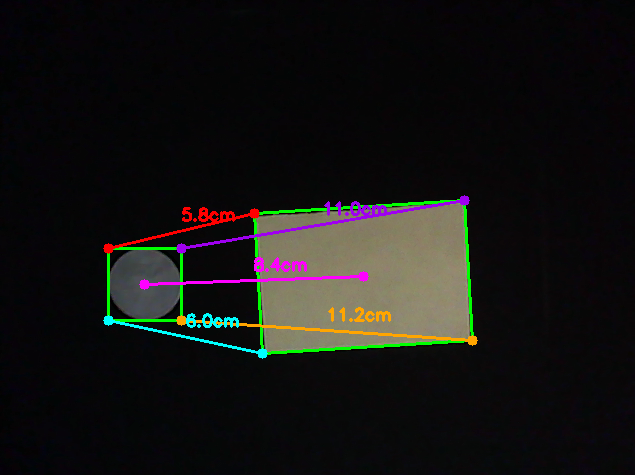
#> input picture git1.png, 635 x 475 px, given in place of the camera
$ python real_origin.py   (older library calls are emulated)
#> lines starting #> are read from the running program, lines starting #| are printed output that depends on the picture; after the words box and inside, x2 and y2 are one past the last pixel; in counts of white or black regions, pixels touching at a corner belong together
# import the necessary packages
from scipy.spatial import distance as dist
from imutils import perspective
from imutils import contours
import numpy as np
import argparse
import imutils
import cv2
import math

# Class for point
class point:
  x = 0
  y = 0

# Points for Left Right Top and Bottom
plL = point()
plR = point()
plU = point()
plD = point()

def midpoint(ptA, ptB):
	return ((ptA[0] + ptB[0]) * 0.5, (ptA[1] + ptB[1]) * 0.5)

# Starting to capture video feed from the webcam
cam = cv2.VideoCapture(1)

while True:

	# load the image, convert it to grayscale, and blur it slightly
	_ ,image = cam.read()
#> image is the input picture: shape (475, 635, 3); mean B, G, R 19.3, 21, 22
	gray = cv2.cvtColor(image, cv2.COLOR_BGR2GRAY)
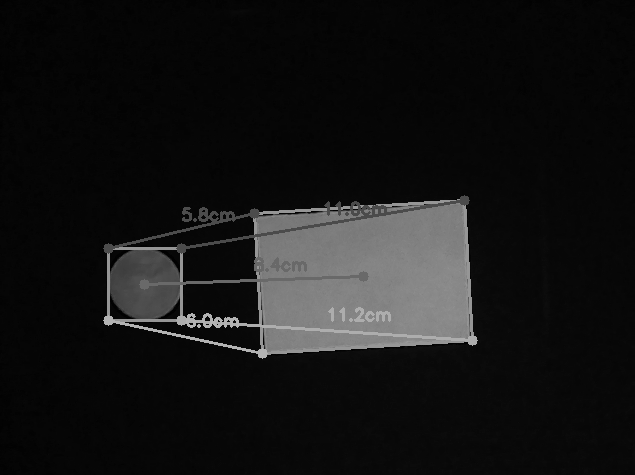
#> gray: shape (475, 635); min 1, max 179, mean 21.2
	gray = cv2.GaussianBlur(gray, (7, 7), 0)

	# perform edge detection, then perform a dilation + erosion to
	# close gaps in between object edges
	edged = cv2.Canny(gray, 50, 100)
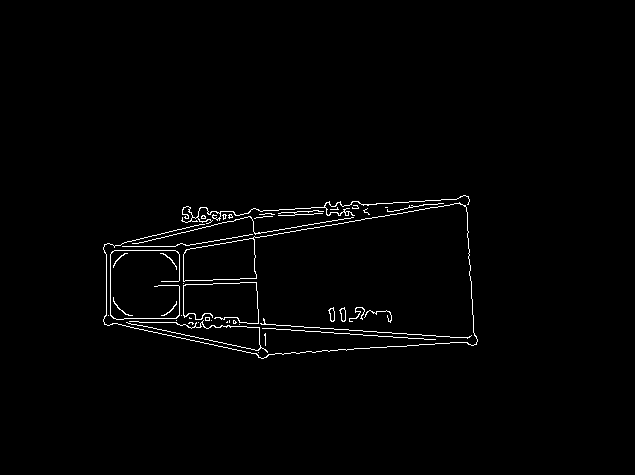
#> edged: shape (475, 635); 1.3% white in thin lines or dots, all inside (x1, y1, x2, y2) = (103, 195, 478, 359)
	edged = cv2.dilate(edged, None, iterations=1)
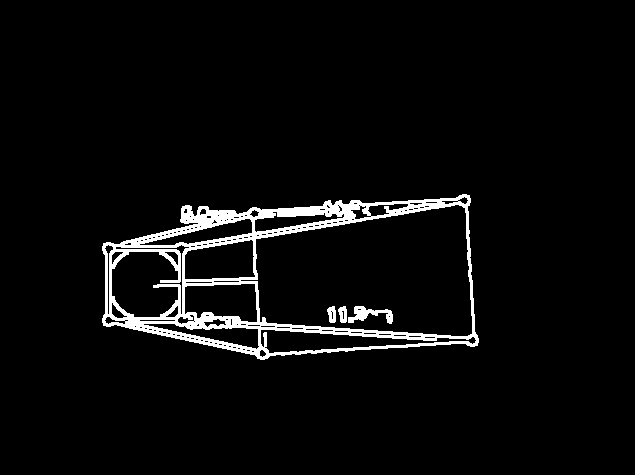
#> edged: shape (475, 635); 4.2% white; 4 white regions, box (x1, y1, x2, y2) and area: (102, 194, 479, 360) 12116, (348, 306, 393, 324) 363, (327, 306, 336, 323) 112, (338, 306, 347, 323) 112
	edged = cv2.erode(edged, None, iterations=1)
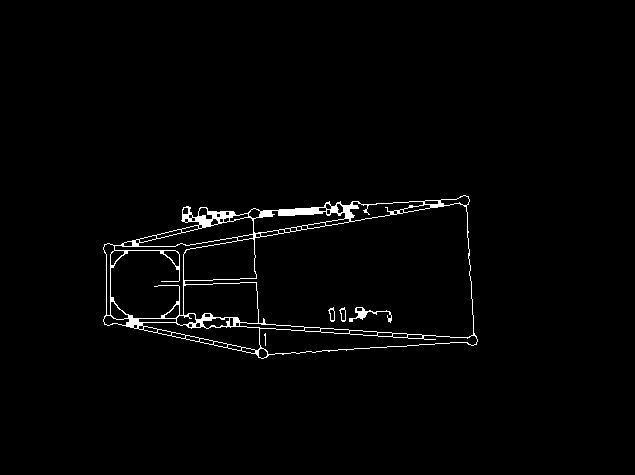
#> edged: shape (475, 635); 1.7% white; 5 white regions (1 under 20 px)

	# find contours in the edge map
	cnts = cv2.findContours(edged.copy(), cv2.RETR_EXTERNAL,
		cv2.CHAIN_APPROX_SIMPLE)
#> cnts = 1 contour; box (x1, y1, x2, y2) and area: (103, 195, 478, 359) 47872
	cnts = cnts[0] if imutils.is_cv2() else cnts[1]

	# sort the contours from left-to-right and, then initialize the
	# distance colors and reference object
	(cnts, _) = contours.sort_contours(cnts)
	colors = ((0, 0, 255), (240, 0, 159), (0, 165, 255), (255, 255, 0),
		(255, 0, 255))
	refObj = None
	pixelsPerMetric = None

	# loop over the contours individually
	for c in cnts:
		# if the contour is not sufficiently large, ignore it
		if cv2.contourArea(c) < 100:
			continue

		# compute the rotated bounding box of the contour
		box = cv2.minAreaRect(c)
		box = cv2.cv.BoxPoints(box) if imutils.is_cv2() else cv2.boxPoints(box)
		box = np.array(box, dtype="int")

		# order the points in the contour such that they appear
		# in top-left, top-right, bottom-right, and bottom-left
		# order, then draw the outline of the rotated bounding
		# box
		box = perspective.order_points(box)

		# compute the center of the bounding box
		cX = np.average(box[:, 0])
		cY = np.average(box[:, 1])

		# if this is the first contour we are examining (i.e.,
		# the left-most contour), we presume this is the
		# reference object

		if refObj is None:

			box1 = np.zeros(box.shape)

			# compute the Euclidean distance between the midpoints,
			# then construct the reference object

			rcX = 0
			rcY = 0
			refObj = (box1, (rcX, rcY), 27.6)

			# pixels per metric ratio was calculated manually as
			# = total no. of pixels on x axis of frame/ width of frame in cm
			# i get total no of pixels on X axis using
			# x,y,c = image.shape

		# draw the contours on the image
		orig = image.copy()
		cv2.drawContours(orig, [box.astype("int")], -1, (0, 255, 0), 2)
		cv2.drawContours(orig, [refObj[0].astype("int")], -1, (0, 255, 0), 2)

		# stack the reference coordinates and the object coordinates
		# to include the object center
		refCoords = np.vstack([refObj[0], refObj[1]])
		objCoords = np.vstack([box, (cX, cY)])

		# Give the points values
		plL.x = box[0][0]
		plL.y = box[0][1]

		plR.x = box[1][0]
		plR.y = box[1][1]

		plU.x = box[2][0]
		plU.y = box[2][1]

		plD.x = box[3][0]
		plD.y = box[3][1]

		# Finding Height and width
		for (x, y) in box:
			cv2.circle(orig, (int(x), int(y)), 5, (0, 0, 255), -1)

		# unpack the ordered bounding box, then compute the midpoint
		# between the top-left and top-right coordinates, followed by
		# the midpoint between bottom-left and bottom-right coordinates
		(tl, tr, br, bl) = box
		(tltrX, tltrY) = midpoint(tl, tr)
		(blbrX, blbrY) = midpoint(bl, br)

		# compute the midpoint between the top-left and top-right points,
		# followed by the midpoint between the top-righ and bottom-right
		(tlblX, tlblY) = midpoint(tl, bl)
		(trbrX, trbrY) = midpoint(tr, br)

		# draw the midpoints on the image
		cv2.circle(orig, (int(tltrX), int(tltrY)), 5, (255, 0, 0), -1)
		cv2.circle(orig, (int(blbrX), int(blbrY)), 5, (255, 0, 0), -1)
		cv2.circle(orig, (int(tlblX), int(tlblY)), 5, (255, 0, 0), -1)
		cv2.circle(orig, (int(trbrX), int(trbrY)), 5, (255, 0, 0), -1)

		# draw lines between the midpoints
		cv2.line(orig, (int(tltrX), int(tltrY)), (int(blbrX), int(blbrY)),
			(255, 0, 255), 2)
		cv2.line(orig, (int(tlblX), int(tlblY)), (int(trbrX), int(trbrY)),
			(255, 0, 255), 2)

		# compute the Euclidean distance between the midpoints
		dA = dist.euclidean((tltrX, tltrY), (blbrX, blbrY))
		dB = dist.euclidean((tlblX, tlblY), (trbrX, trbrY))

		# if the pixels per metric has not been initialized, then
		# compute it as the ratio of pixels to supplied metric
		# (in this case, inches)
		if pixelsPerMetric is None:
			pixelsPerMetric = 27.6

		# compute the size of the object
		dimA = dA / pixelsPerMetric
		dimB = dB / pixelsPerMetric

		# draw the object sizes on the image
		cv2.putText(orig, "{:.1f}cm".format(dimA),
			(int(tltrX - 15), int(tltrY - 10)), cv2.FONT_HERSHEY_SIMPLEX,
			0.65, (255, 255, 255), 2)
		cv2.putText(orig, "{:.1f}cm".format(dimB),
			(int(trbrX + 10), int(trbrY)), cv2.FONT_HERSHEY_SIMPLEX,
			0.65, (255, 255, 255), 2)

		# Finding Angle of the length (the larger side) and not of the width

		rp1 = point()
		rp2 = point()

		Angle = 0

		if(dA>=dB):
			rp1.x = tltrX
			rp1.y = tltrY
			rp2.x = blbrX
			rp2.y = blbrY
		else:
			rp1.x = tlblX
			rp1.y = tlblY
			rp2.x = trbrX
			rp2.y = trbrY

		# Extending the line of which angle is to be calculated

		delX = (rp2.x - rp1.x)/(math.sqrt(((rp2.x-rp1.x) ** 2)+((rp2.y-rp1.y) ** 2)))
		delY = (rp2.y - rp1.y)/(math.sqrt(((rp2.x-rp1.x) ** 2)+((rp2.y-rp1.y) ** 2)))

		cv2.line(orig, (int(rp1.x - delX*250), int(rp1.y - delY*250)),
		   (int(rp2.x + delX*250), int(rp2.y + delY*250)),(205, 0, 0), 2)

		x,y,z = image.shape

		# The x axis, makes it easy to see the angle
		cv2.line(orig, (0 , y/3), (x*20,y/3),
			(0, 0, 0), 2)

		gradient = (rp2.y - rp1.y)*1.0/(rp2.x - rp1.x)*1.0
		Angle = math.atan(gradient)
		Angle = Angle*57.2958

		if(Angle < 0):
			Angle = Angle + 180

		cv2.putText(orig, "{:.4f}".format(Angle) + " Degrees",
			(330, 460), cv2.FONT_HERSHEY_SIMPLEX,
			0.75, (0, 255, 255), 2)

		# loop over the original points
		for ((xA, yA), (xB, yB), color) in zip(refCoords, objCoords, colors):
			# draw circles corresponding to the current points and
			cv2.circle(orig, (int(xA), int(yA)), 5, color, -1)
			# connect them with a line
			cv2.circle(orig, (int(xB), int(yB)), 5, color, -1)
			cv2.line(orig, (int(xA), int(yA)), (int(xB), int(yB)), color, 2)

			# compute the Euclidean distance between the coordinates,
			# and then convert the distance in pixels to distance in
			# units
			D = dist.euclidean((xA, yA), (xB, yB)) / refObj[2]
			(mX, mY) = midpoint((xA, yA), (xB, yB))
			cv2.putText(orig, "{:.1f}cm".format(D), (int(mX), int(mY - 10)),
				cv2.FONT_HERSHEY_SIMPLEX, 0.55, color, 2)

			# show the output image
			cv2.imshow("Image", orig)
#> this loop made 1 pass
#> (cX, cY, rcX, rcY, refObj, plL.x, plL.y, plR.x) on pass 1: (287.5, 279, 0, 0, ([[0, 0], [0, 0], [0, 0], [0, 0]], (0, 0), 27.6), 98, 209, 471)
#> pass 1, `cv2.imshow("Image", orig)`:
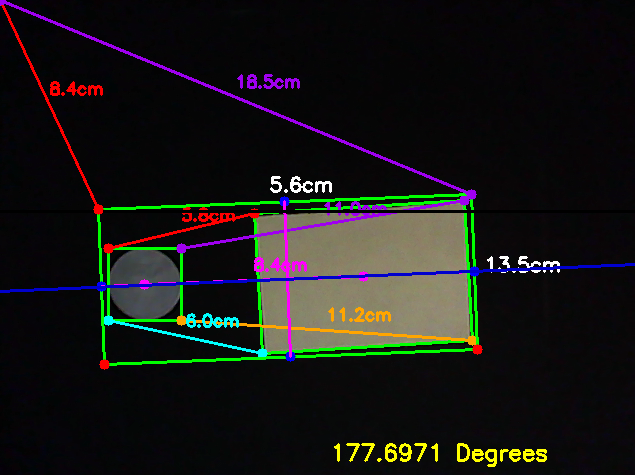
#> window 'Image': shape (475, 635, 3); mean B, G, R 22.2, 24.5, 25
#> pass 1, `cv2.imshow("Image", orig)`:
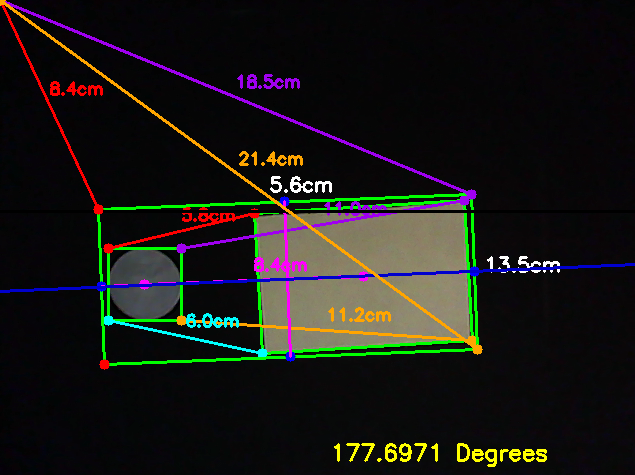
#> window 'Image': shape (475, 635, 3); mean B, G, R 21.9, 25.5, 26.4
#> pass 1, `cv2.imshow("Image", orig)`:
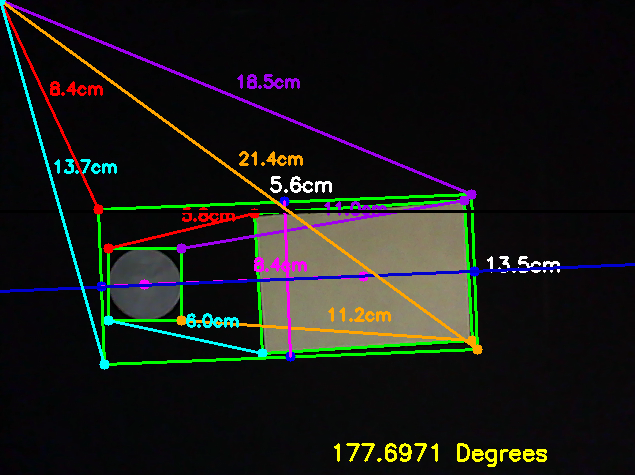
#> window 'Image': shape (475, 635, 3); mean B, G, R 23.3, 26.8, 26.3
#> after the loop, pixelsPerMetric = 27.6; rcX = 0; rcY = 0

	if cv2.waitKey(1) & 0xFF == ord('q'):
#> (key q is pressed here)
         break

$ run again, on git2.png
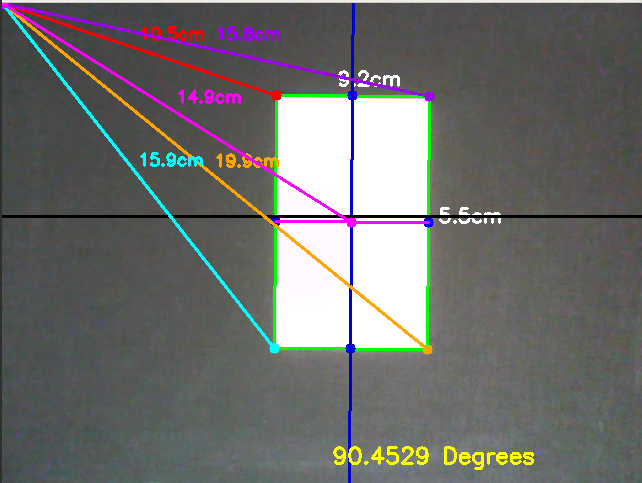
#> input picture git2.png, 642 x 483 px, given in place of the camera
#> image is the input picture: shape (483, 642, 3); mean B, G, R 108.5, 110.3, 110.3
#> `edged = cv2.erode(edged, None, iterations=1)`:
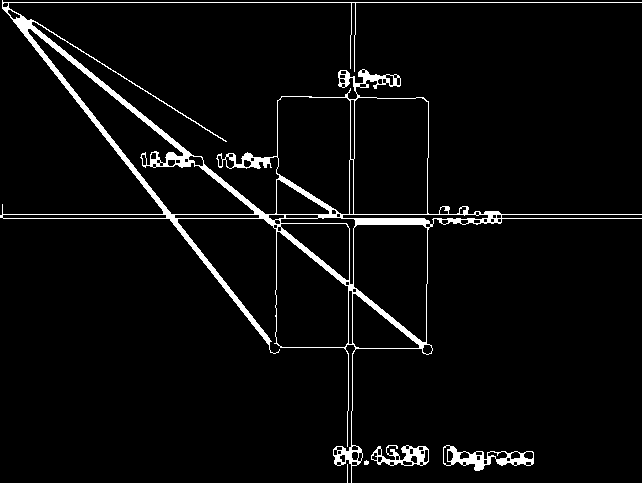
#> edged: shape (483, 642); 4.3% white; 5 white regions (1 under 20 px)
#> cnts = 5 contours, 2 with area under 20; largest, box (x1, y1, x2, y2) and area: (0, 0, 642, 483) 53300, (443, 445, 534, 471) 1128, (371, 445, 429, 466) 697
#> the loop `for c in cnts:` made 5 passes
#> (cX, cY, rcX, rcY, refObj, plL.x, plL.y, plR.x) on pass 1: (320.2, 241, 0, 0, ([[0, 0], [0, 0], [0, 0], [0, 0]], (0, 0), 27.6), 0, 0, 641)
#> after the loop `for c in cnts:`:
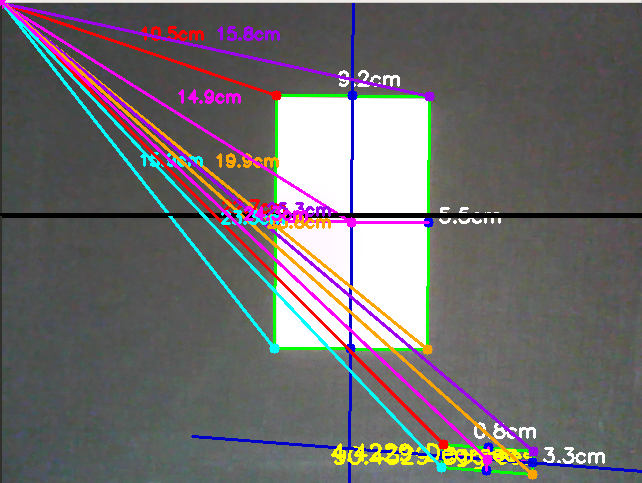
#> orig: shape (483, 642, 3); mean B, G, R 109.6, 108.4, 111.9
#> after the loop `for c in cnts:`: pixelsPerMetric = 27.6; rcX = 0
